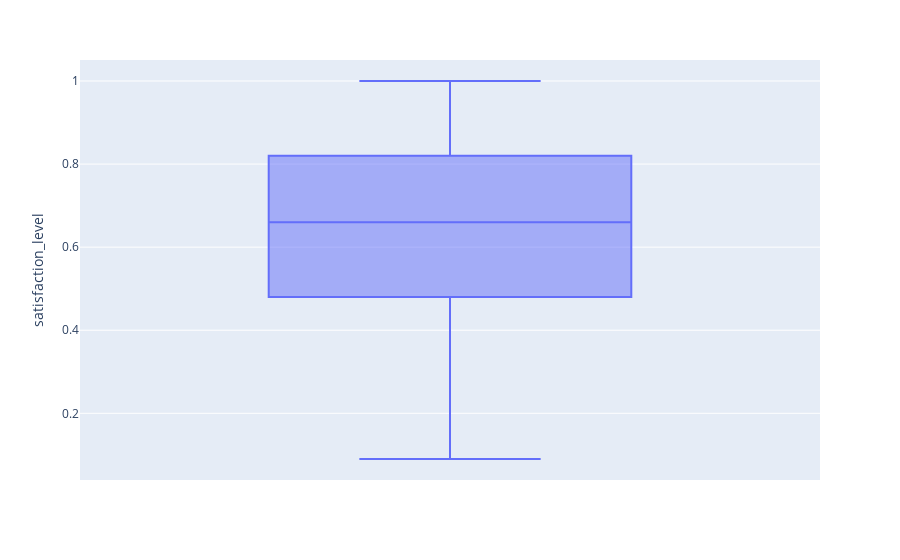
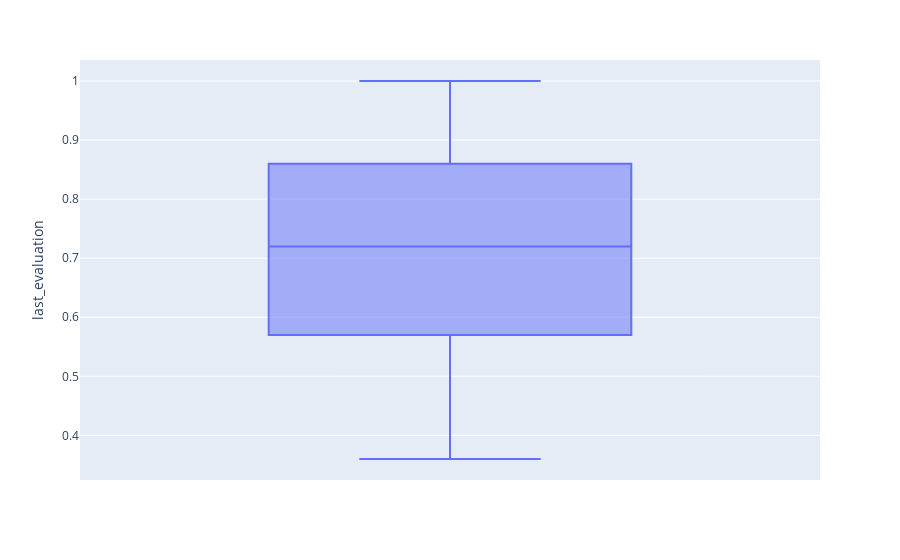
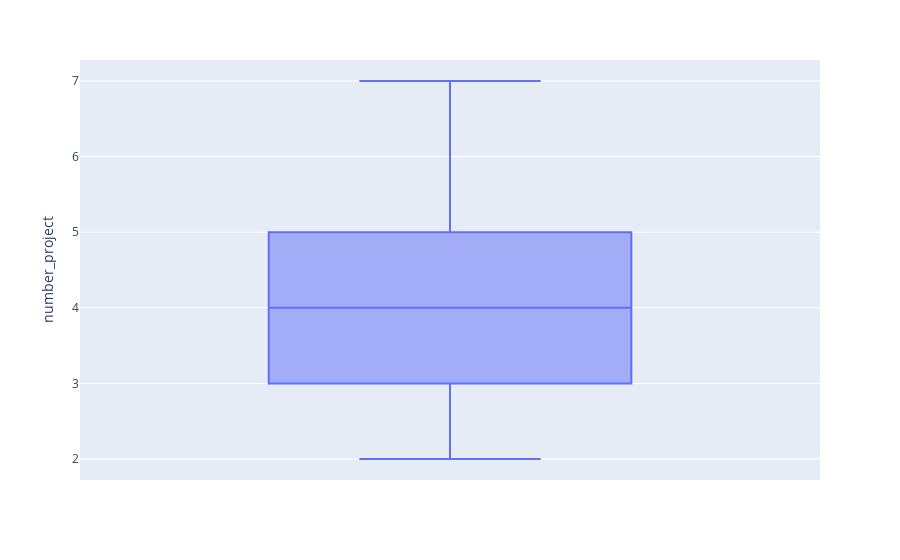
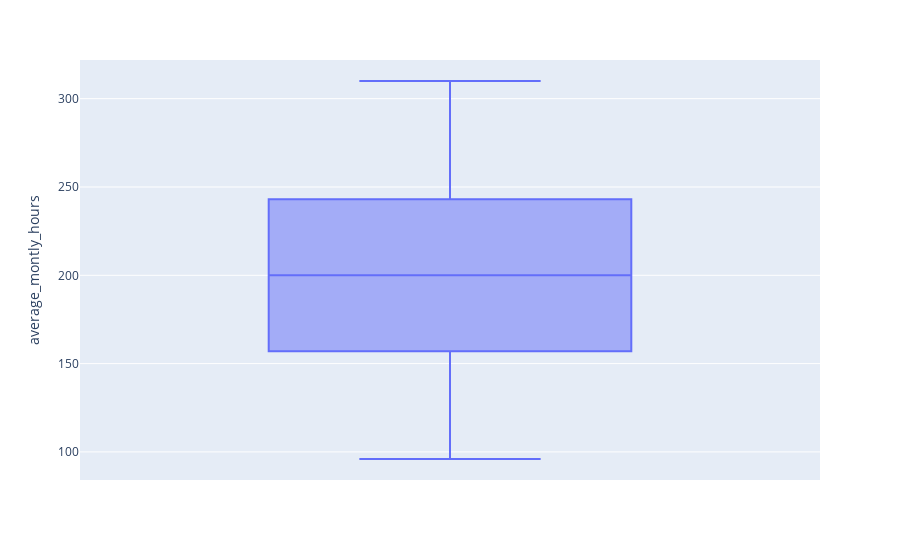

The code cell stored with these charts, in order, in its notebook:
### Markdown cell above
```markdown
## Insights and Recommendations

### Insights:
1. **Satisfaction Level**:
    - The satisfaction level ranges from 0.11 to 0.90.
    - There is a significant variation in employee satisfaction levels.

2. **Last Evaluation**:
    - The last evaluation scores range from 0.52 to 0.95.
    - High evaluation scores do not necessarily correlate with high satisfaction levels.

3. **Number of Projects**:
    - The number of projects ranges from 2 to 7.
    - Employees with higher numbers of projects tend to have lower satisfaction levels.

4. **Average Monthly Hours**:
    - The average monthly hours range from 157 to 272.
    - Employees with extremely high or low monthly hours tend to have lower satisfaction levels.

5. **Time Spent at Company**:
    - The time spent at the company ranges from 3 to 10 years.
    - Employees with longer tenure tend to have higher evaluation scores but not necessarily higher satisfaction levels.

6. **Work Accident**:
    - The dataset includes a binary indicator for work accidents.
    - There is no clear correlation between work accidents and satisfaction levels.

7. **Left**:
    - The dataset includes a binary indicator for whether an employee has left the company.
    - Employees who left the company tend to have lower satisfaction levels and higher average monthly hours.

8. **Promotion in Last 5 Years**:
    - The dataset includes a binary indicator for promotions in the last 5 years.
    - Employees who received promotions tend to have higher satisfaction levels.

9. **Department**:
    - The dataset includes various departments such as sales, management, and marketing.
    - Satisfaction levels and evaluation scores vary across departments.

10. **Salary**:
     - The dataset includes salary levels categorized as low, medium, and high.
     - Employees with higher salaries tend to have higher satisfaction levels.

### Recommendations:
1. **Improve Employee Satisfaction**:
    - Conduct regular surveys to understand the factors affecting employee satisfaction.
    - Implement programs to address the concerns of employees with low satisfaction levels.

2. **Workload Management**:
    - Monitor the number of projects assigned to employees to prevent burnout.
    - Ensure a balanced distribution of workload to maintain a healthy work-life balance.

3. **Recognition and Rewards**:
    - Recognize and reward employees with high evaluation scores to boost morale.
    - Implement a transparent promotion process to motivate employees.

4. **Training and Development**:
    - Provide training and development opportunities to employees to enhance their skills.
    - Encourage cross-departmental training to foster a collaborative work environment.

5. **Safety Measures**:
    - Implement safety measures to reduce the occurrence of work accidents.
    - Provide support and resources to employees who have experienced work accidents.

6. **Retention Strategies**:
    - Identify the reasons for employee turnover and address them proactively.
    - Offer competitive salaries and benefits to retain top talent.

7. **Departmental Analysis**:
    - Conduct a detailed analysis of satisfaction levels and evaluation scores across departments.
    - Implement department-specific strategies to improve employee satisfaction and performance.

By implementing these recommendations, the company can improve employee satisfaction, reduce turnover, and enhance overall productivity.
```

### Code cell
# check the distribution of each column
for i in df.columns:
    if i not in ['Work_accident','left','Department','promotion_last_5years']:
        fig = px.box(df, y=i)
        fig.show()

### Figure 1 — Plotly figure (JSON) as saved in the notebook; plotly's stock layout.template omitted (floating-point values rounded to 4 significant figures; data arrays with more than 128 entries replaced by an {"elided": "..."} marker saying what was removed)
{"data": [{"alignmentgroup": "True", "hovertemplate": "satisfaction_level=%{y}<extra></extra>", "legendgroup": "", "marker": {"color": "#636efa"}, "name": "", "notched": false, "offsetgroup": "", "orientation": "v", "showlegend": false, "type": "box", "x0": " ", "xaxis": "x", "y": {"elided": "11991 float values"}, "y0": " ", "yaxis": "y"}], "layout": {"boxmode": "group", "legend": {"tracegroupgap": 0}, "margin": {"t": 60}, "xaxis": {"anchor": "y", "domain": [0, 1]}, "yaxis": {"anchor": "x", "domain": [0, 1], "title": {"text": "satisfaction_level"}}}}

### Figure 2 — Plotly figure (JSON) as saved in the notebook; plotly's stock layout.template omitted (floating-point values rounded to 4 significant figures; data arrays with more than 128 entries replaced by an {"elided": "..."} marker saying what was removed)
{"data": [{"alignmentgroup": "True", "hovertemplate": "last_evaluation=%{y}<extra></extra>", "legendgroup": "", "marker": {"color": "#636efa"}, "name": "", "notched": false, "offsetgroup": "", "orientation": "v", "showlegend": false, "type": "box", "x0": " ", "xaxis": "x", "y": {"elided": "11991 float values"}, "y0": " ", "yaxis": "y"}], "layout": {"boxmode": "group", "legend": {"tracegroupgap": 0}, "margin": {"t": 60}, "xaxis": {"anchor": "y", "domain": [0, 1]}, "yaxis": {"anchor": "x", "domain": [0, 1], "title": {"text": "last_evaluation"}}}}

### Figure 3 — Plotly figure (JSON) as saved in the notebook; plotly's stock layout.template omitted (floating-point values rounded to 4 significant figures; data arrays with more than 128 entries replaced by an {"elided": "..."} marker saying what was removed)
{"data": [{"alignmentgroup": "True", "hovertemplate": "number_project=%{y}<extra></extra>", "legendgroup": "", "marker": {"color": "#636efa"}, "name": "", "notched": false, "offsetgroup": "", "orientation": "v", "showlegend": false, "type": "box", "x0": " ", "xaxis": "x", "y": {"elided": "11991 int values"}, "y0": " ", "yaxis": "y"}], "layout": {"boxmode": "group", "legend": {"tracegroupgap": 0}, "margin": {"t": 60}, "xaxis": {"anchor": "y", "domain": [0, 1]}, "yaxis": {"anchor": "x", "domain": [0, 1], "title": {"text": "number_project"}}}}

### Figure 4 — Plotly figure (JSON) as saved in the notebook; plotly's stock layout.template omitted (floating-point values rounded to 4 significant figures; data arrays with more than 128 entries replaced by an {"elided": "..."} marker saying what was removed)
{"data": [{"alignmentgroup": "True", "hovertemplate": "average_montly_hours=%{y}<extra></extra>", "legendgroup": "", "marker": {"color": "#636efa"}, "name": "", "notched": false, "offsetgroup": "", "orientation": "v", "showlegend": false, "type": "box", "x0": " ", "xaxis": "x", "y": {"elided": "11991 int values"}, "y0": " ", "yaxis": "y"}], "layout": {"boxmode": "group", "legend": {"tracegroupgap": 0}, "margin": {"t": 60}, "xaxis": {"anchor": "y", "domain": [0, 1]}, "yaxis": {"anchor": "x", "domain": [0, 1], "title": {"text": "average_montly_hours"}}}}
